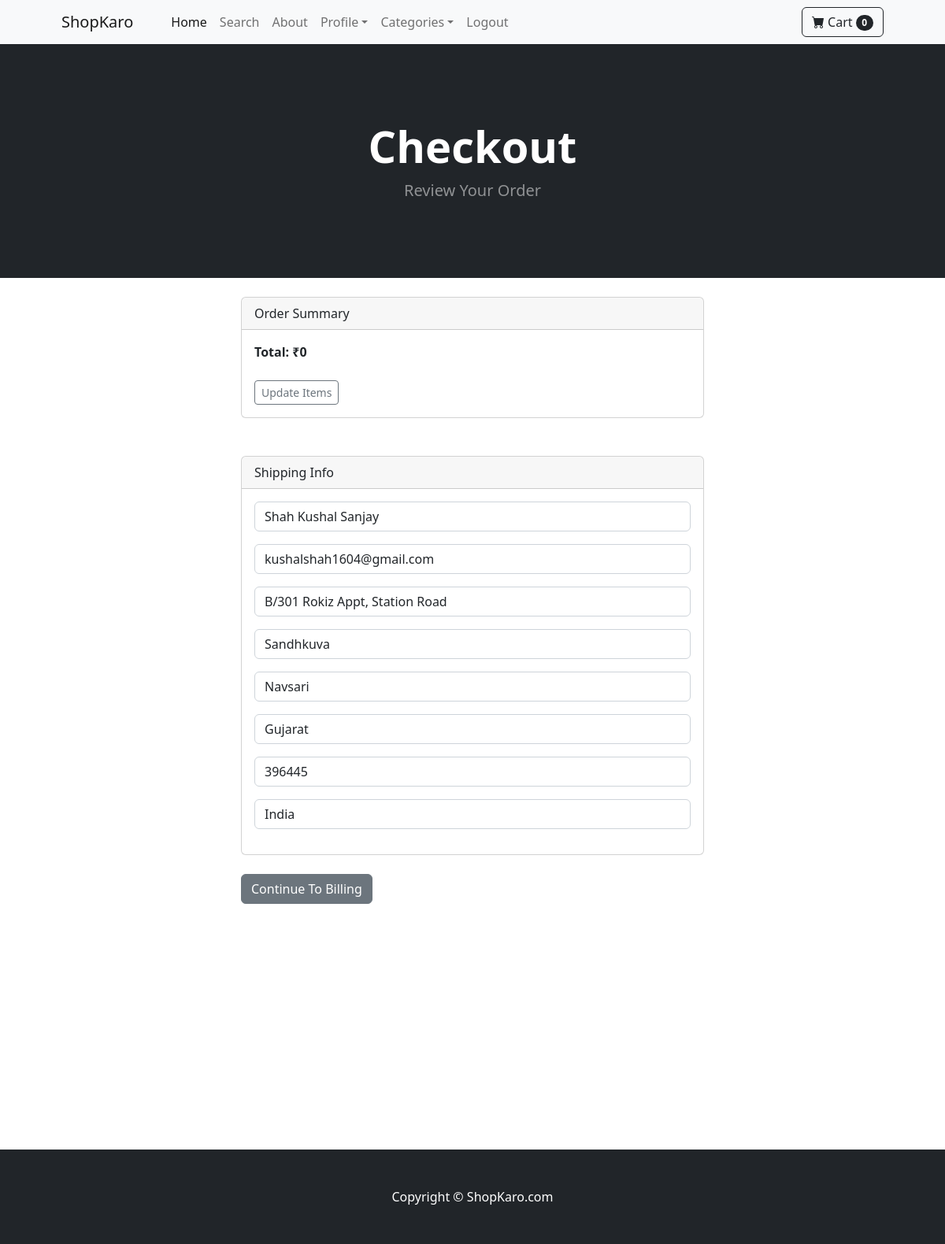
Page /payment/checkout/ (signed in) on the committed database.
### payment/models.py (models this page shows, shortened)
class ShippingAddress(models.Model):
    user=models.ForeignKey(User,on_delete=models.CASCADE, null=True, blank=True)
    shipping_full_name=models.CharField(max_length=255)
    shipping_email=models.EmailField(max_length=255)
    shipping_address=models.CharField(max_length=15000)
    shipping_landmark=models.CharField(max_length=255)
    shipping_city=models.CharField(max_length=255, null=True, blank=True)
    shipping_state=models.CharField(max_length=255, null=True, blank=True)
    shipping_zipcode=models.CharField(max_length=255, null=True, blank=True)
    shipping_country=models.CharField(max_length=255)
    class Meta:
        verbose_name_plural="Shipping Address"

### payment/views.py (the view)
# urls.py: path('checkout/',views.checkout,name='checkout'),
def checkout(request):
    cart=Cart(request)
    cart_products=cart.get_prods()
    quantities=cart.get_quants()
    totals=cart.cart_total()
    if request.user.is_authenticated:
        shipping_user=ShippingAddress.objects.get(user__id=request.user.id)
        shipping_form=ShippingForm(request.POST or None, instance=shipping_user)
        return render(request,'checkout.html',{"cart_products":cart_products,"quantities":quantities,"totals":totals,"shipping_form":shipping_form})
    else:
        shipping_form=ShippingForm(request.POST or None)
        return render(request,'checkout.html',{"cart_products":cart_products,"quantities":quantities,"totals":totals,"shipping_form":shipping_form})

### cart/cart.py (called while the page is built, shortened)
    def __len__(self):
        return len(self.cart)

    def get_prods(self):
        product_ids=self.cart.keys()
        products=Product.objects.filter(id__in=product_ids)
        return products

    def get_quants(self):
        quantities=self.cart
        return quantities

    def cart_total(self):
        productids=self.cart.keys()
        products=Product.objects.filter(id__in=productids)
        quantities=self.cart
        total=0
        return total

### cart/context_processors.py (called while the page is built)
def cart(request):
    return {'cart':Cart(request)}

### payment/templates/checkout.html (shortened to what this page needs)
{% extends "base.html" %}
    {% block content %}
        <header class="bg-dark py-5">
            <div class="container px-4 px-lg-5 my-5">
                <div class="text-center text-white">
                    <h1 class="display-4 fw-bolder">Checkout</h1>
                    <p class="lead fw-normal text-white-50 mb-0">Review Your Order</p>
                </div>
            </div>
        </header>
        <br/>
        <div class="row">
            <div class="col-md-6 offset-md-3">
                <div class="card">
                    <div class="card-header">
                      Order Summary
                    </div>
                    <div class="card-body">
                      <strong>Total: ₹{{totals}}</strong>
                      <br/><br/>
                      <a href="{% url 'cart_summary' %}" class="btn btn-sm btn-outline-secondary">Update Items</a>
                    </div>
                  </div>
                <br/><br/>
                <form method="POST" action="{% url 'billing_info' %}">
                    <div class="card">
                        <div class="card-header">
                            Shipping Info
                        </div>
                        <div class="card-body">
                            {{shipping_form.as_p}}
                        </div>
                    </div>
                    <br/>
                    <button type="submit" class="btn btn-secondary">Continue To Billing</button>
                </form>
            </div>
        </div>
       <br/><br/><br/><br/><br/><br/><br/><br/><br/><br/><br/><br/><br/>
{% endblock %}

### rows in the picture
ShippingAddress: shipping_full_name "Shah Kushal Sanjay", shipping_email "kushalshah1604@gmail.com", shipping_address "B/301 Rokiz Appt, Station Road", shipping_landmark "Sandhkuva", shipping_city "Navsari", shipping_state "Gujarat", shipping_zipcode "396445", shipping_country "India"

### other values in the picture
{{ cart|length }} "0"
{{ totals }} "0"
